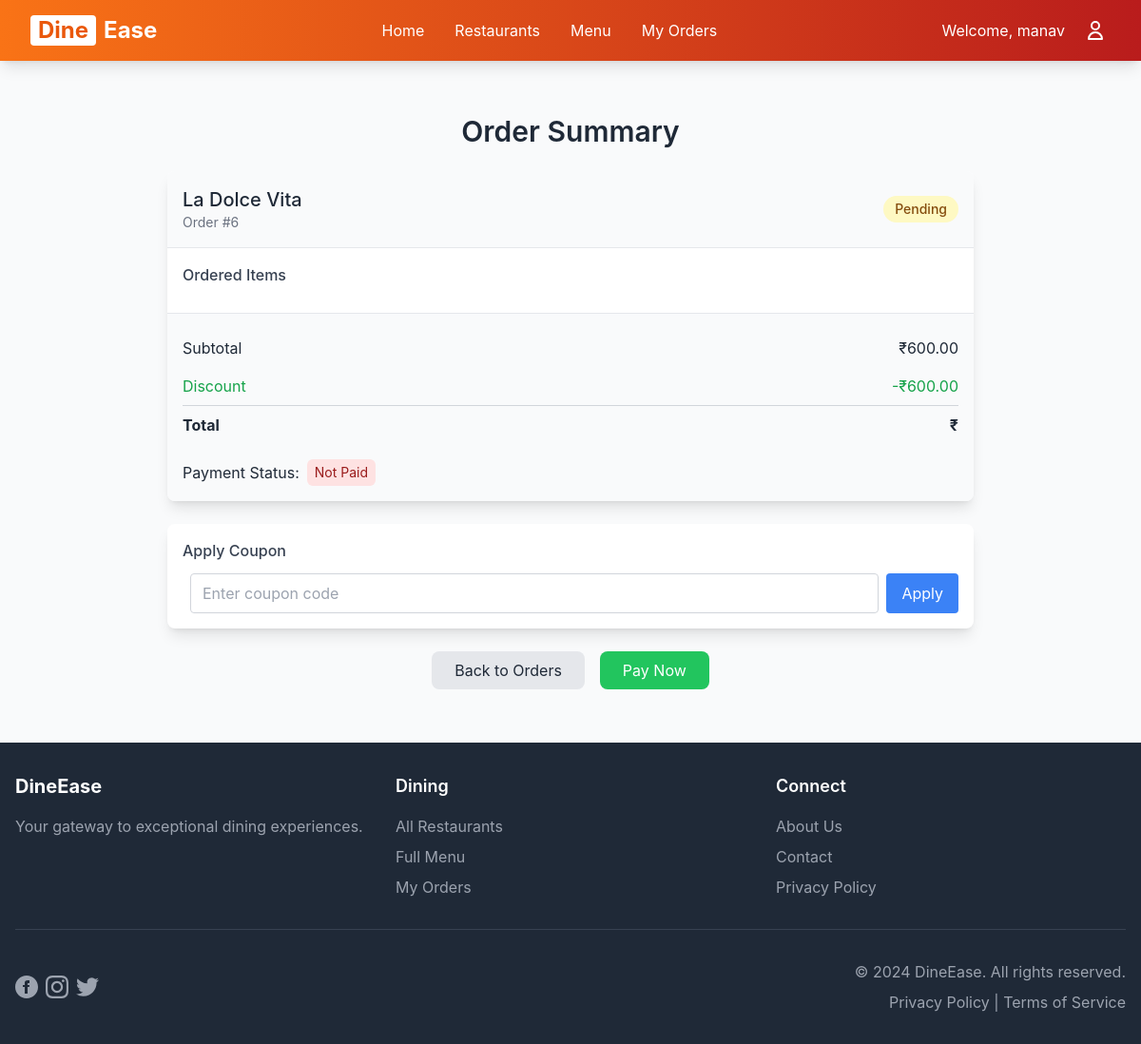
Before: /order-summary/6/ (signed in) with the older database file.
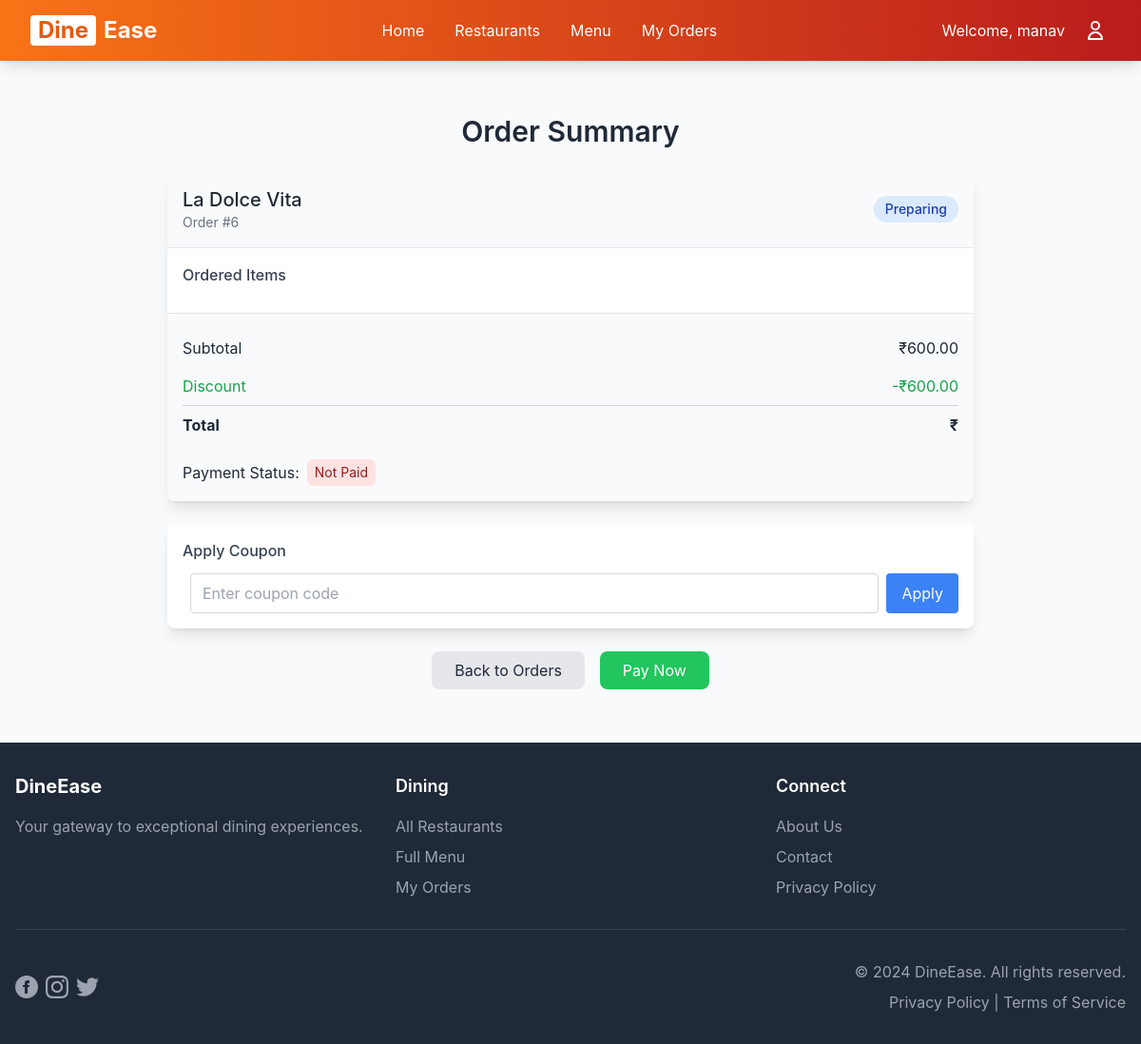
After: the same page with the newer database file.
### main/models.py (models this page shows, shortened)
class Order(models.Model):
    STATUS_CHOICES = [
        ('Pending', 'Pending'),
        ('Preparing', 'Preparing'),
        ('Completed', 'Completed'),
        ('Cancelled', 'Cancelled'),
    ]
    user = models.ForeignKey(User, on_delete=models.CASCADE, null=True, blank=True)
    guest_id = models.UUIDField(default=uuid.uuid4, editable=False, null=True, blank=True)
    restaurant = models.ForeignKey(Restaurant, on_delete=models.CASCADE)
    status = models.CharField(max_length=20, choices=STATUS_CHOICES, default='Pending')
    total_price = models.DecimalField(max_digits=8, decimal_places=2, default=0.00, editable=False)
    discount_applied = models.DecimalField(max_digits=8, decimal_places=2, default=0.00)
    coupon = models.ForeignKey(Coupon, null=True, blank=True, on_delete=models.SET_NULL)
    created_at = models.DateTimeField(auto_now_add=True)
    def __init__(self, *args, **kwargs):
        super().__init__(*args, **kwargs)
        self.skip_price_calculation = False

class Restaurant(models.Model):
    CUISINE_CHOICES = [
        ('korean','Korean'),
        ('italian', 'Italian'),
        ('japanese','Japanese'),
        ('mexican','Mexican'),
        ('chinese', 'Chinese'),
        ('thai', 'Thai'),
        ('spanish','Spanish'),
        ('indian', 'Indian'),
    ]
    name = models.CharField(max_length=255)
    location = models.CharField(max_length=255)
    description = models.TextField(blank=True)
    image = models.ImageField(upload_to="restaurants/", blank=True, null=True)
    cuisine = models.CharField(
        max_length=20,
        choices=CUISINE_CHOICES,
        default='indian'
    )

### main/views.py (the view, shortened to what this page needs)
# urls.py: path('order-summary/<int:order_id>/', views.order_summary, name='order_summary'),
@login_required
def order_summary(request, order_id):
    try:
        order = get_object_or_404(Order, id=order_id, user=request.user)
        return render(request, 'main/order_summary.html', {'order': order})
    except Exception as e:
        messages.error(request, f'Error viewing order summary: {str(e)}')
        return redirect('order_history')

### hotel_management/urls.py (called while the page is built)
    def __call__(self, request):
        logger.info(f"Received request: {request.method} {request.path}")
        response = self.get_response(request)
        logger.info(f"Response status: {response.status_code}")
        return response

### main/templates/main/order_summary.html (shortened to what this page needs)
{% extends 'main/base.html' %}
{% block content %}
<div class="max-w-4xl mx-auto p-6">
    <h2 class="text-3xl font-semibold mb-6 text-center">Order Summary</h2>
    <div class="bg-white rounded-lg shadow-lg overflow-hidden mb-6">
        <div class="bg-gray-50 p-4 border-b">
            <div class="flex justify-between items-center">
                <div>
                    <h3 class="text-xl font-medium text-gray-800">{{ order.restaurant.name }}</h3>
                    <p class="text-gray-500 text-sm">Order #{{ order.id }}</p>
                </div>
                <span class="px-3 py-1 rounded-full text-sm font-medium
                    {% if order.status == 'Pending' %}bg-yellow-100 text-yellow-800{% endif %}
                    {% if order.status == 'Preparing' %}bg-blue-100 text-blue-800{% endif %}
                ">
                    {{ order.status }}
                </span>
            </div>
        </div>
        <div class="p-4">
            <h4 class="font-medium text-gray-700 mb-3">Ordered Items</h4>
        </div>
        <div class="p-4 bg-gray-50 border-t">
            <div class="flex justify-between py-2">
                <span>Subtotal</span>
                <span>₹{{ order.total_price }}</span>
            </div>
            {% if order.discount_applied > 0 %}
                <div class="flex justify-between py-2 text-green-600">
                    <span>Discount</span>
                    <span>-₹{{ order.discount_applied }}</span>
                </div>
                <div class="flex justify-between py-2 border-t border-gray-300 font-bold">
                    <span>Total</span>
                    <span>₹{{ order.total_price|add:"-"|add:order.discount_applied }}</span>
                </div>
            {% endif %}
            <div class="mt-4">
                <p class="flex items-center">
                    <span class="mr-2">Payment Status:</span>
                    <span class="px-2 py-1 bg-red-100 text-red-800 rounded-md text-sm">Not Paid</span>
                </p>
            </div>
        </div>
    </div>
    <div class="bg-white rounded-lg shadow-lg overflow-hidden mb-6">
        <div class="p-4">
            <h4 class="font-medium text-gray-700 mb-3">Apply Coupon</h4>
            {% if user.is_authenticated %}
                <form method="post" class="flex space-x-2">
                    <input type="text" name="code" placeholder="Enter coupon code"
                           class="flex-1 border border-gray-300 rounded px-3 py-2 focus:outline-none focus:ring-2 focus:ring-blue-500">
                    <button type="submit"
                            class="bg-blue-500 hover:bg-blue-600 text-white px-4 py-2 rounded transition-colors">
                        Apply
                    </button>
                </form>
            {% else %}
                <p class="text-gray-500">Please <a href="{% url 'login' %}" class="text-blue-500 hover:underline">login</a> to use coupons.</p>
            {% endif %}
        </div>
    </div>
    <div class="flex justify-center space-x-4">
        <a href="{% url 'order_history' %}"
        class="bg-gray-200 hover:bg-gray-300 text-gray-800 px-6 py-2 rounded-lg transition-colors">
            Back to Orders
        </a>
        <a href="{% url 'checkout' order.id %}"
        class="bg-green-500 hover:bg-green-600 text-white px-6 py-2 rounded-lg transition-colors">
            Pay Now
        </a>
    </div>
</div>
{% endblock %}

Changed rows visible on the page:
changed Order "La Dolce Vita": status "Pending" → "Preparing"
